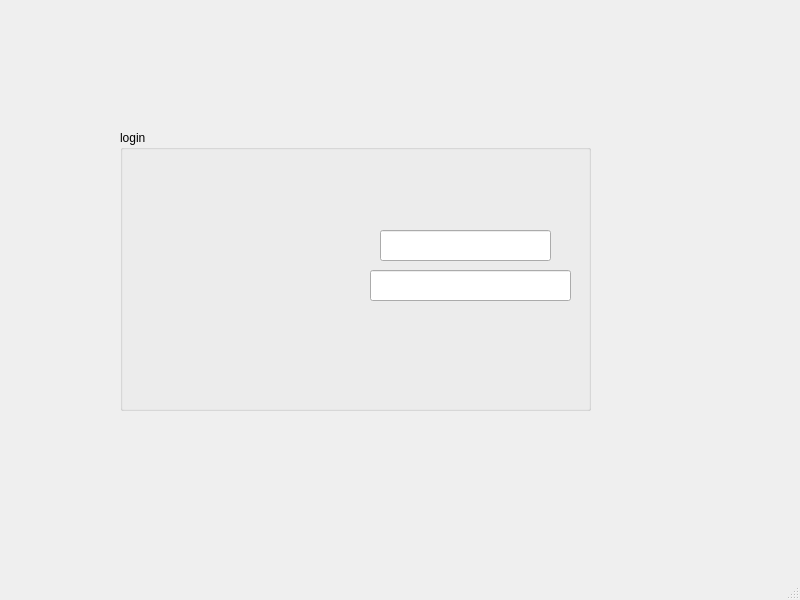
<?xml version="1.0" encoding="UTF-8"?>
<ui version="4.0">
 <class>MainWindow</class>
 <widget class="QMainWindow" name="MainWindow">
  <property name="geometry">
   <rect>
    <x>0</x>
    <y>0</y>
    <width>800</width>
    <height>600</height>
   </rect>
  </property>
  <property name="windowTitle">
   <string>MainWindow</string>
  </property>
  <widget class="QWidget" name="centralwidget">
   <widget class="QLabel" name="label_3">
    <property name="geometry">
     <rect>
      <x>0</x>
      <y>0</y>
      <width>791</width>
      <height>561</height>
     </rect>
    </property>
    <property name="text">
     <string/>
    </property>
    <property name="pixmap">
     <pixmap>../../Desktop/net/jdid/projet2anetspectors-code1-r3-code1/received_277013336273857.jpeg</pixmap>
    </property>
   </widget>
   <widget class="QGroupBox" name="groupBox">
    <property name="geometry">
     <rect>
      <x>120</x>
      <y>130</y>
      <width>471</width>
      <height>281</height>
     </rect>
    </property>
    <property name="title">
     <string>login</string>
    </property>
    <widget class="QLineEdit" name="login">
     <property name="geometry">
      <rect>
       <x>260</x>
       <y>100</y>
       <width>171</width>
       <height>31</height>
      </rect>
     </property>
     <property name="text">
      <string/>
     </property>
    </widget>
    <widget class="QLineEdit" name="mdp">
     <property name="geometry">
      <rect>
       <x>250</x>
       <y>140</y>
       <width>201</width>
       <height>31</height>
      </rect>
     </property>
     <property name="echoMode">
      <enum>QLineEdit::Password</enum>
     </property>
    </widget>
    <widget class="QPushButton" name="login_2">
     <property name="geometry">
      <rect>
       <x>230</x>
       <y>180</y>
       <width>211</width>
       <height>41</height>
      </rect>
     </property>
     <property name="text">
      <string/>
     </property>
     <property name="flat">
      <bool>true</bool>
     </property>
    </widget>
    <widget class="QLabel" name="label_4">
     <property name="geometry">
      <rect>
       <x>170</x>
       <y>0</y>
       <width>311</width>
       <height>301</height>
      </rect>
     </property>
     <property name="text">
      <string/>
     </property>
     <property name="pixmap">
      <pixmap>../../Desktop/net/jdid/projet2anetspectors-code1-r3-code1/p.png</pixmap>
     </property>
    </widget>
    <zorder>label_4</zorder>
    <zorder>login</zorder>
    <zorder>mdp</zorder>
    <zorder>login_2</zorder>
   </widget>
  </widget>
  <widget class="QMenuBar" name="menubar">
   <property name="geometry">
    <rect>
     <x>0</x>
     <y>0</y>
     <width>800</width>
     <height>26</height>
    </rect>
   </property>
  </widget>
  <widget class="QStatusBar" name="statusbar"/>
 </widget>
 <resources/>
 <connections/>
</ui>
